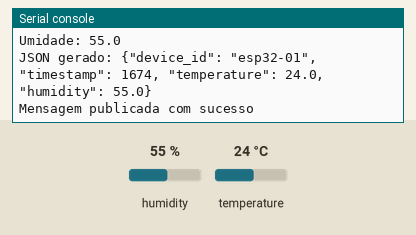
Bench run of a program on a simulated ESP32 board running MicroPython. Shown: the last lines printed to the serial console. Wiring (from the project's diagram.json): DHT22 sensor on GPIO 4. The test bench sets the inputs (shaded band); at power-on: humidity 55 %, temperature 24 °C. WiFi joins after 1.5 s; no MQTT or app messages arrive unless stated; values from a settings file that is not in the repository are placeholders.

Above: at 2.7 s.
2.8 s: humidity set to 22 %
At 5.5 s:
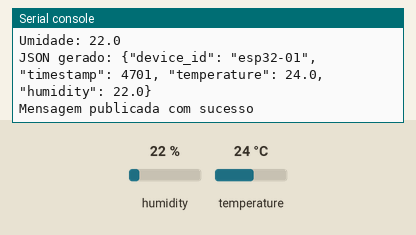
6.7 s: temperature set to 12 °C
At 8.7 s:
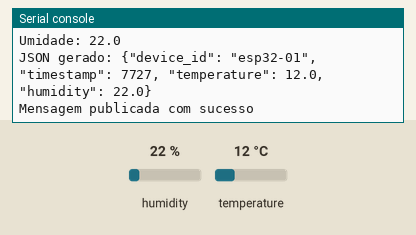
10.6 s: humidity set to 40 %
At 11.9 s:
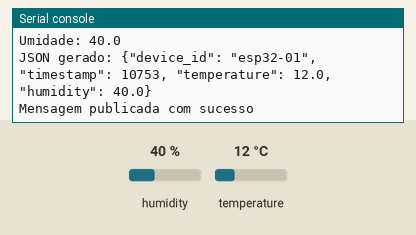
Timing chart, 0 to 13.6 s (numbered marks = the images above; inputs shaded):
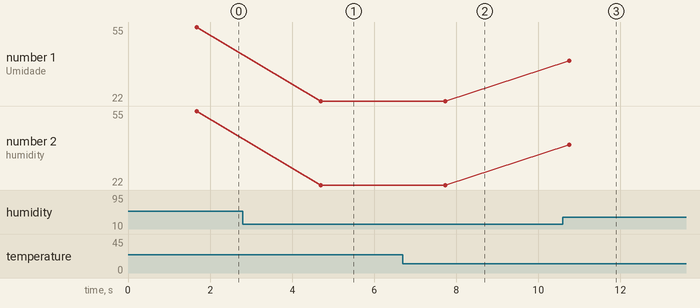

Measured:
- after the input at 2.8 s, the serial console: prints a new line after 1.9 s (image 1)
- after the input at 6.7 s, the serial console: prints a new line after 1.0 s (image 2)
- after the input at 10.6 s, the serial console: prints a new line after 0.15 s (image 3)
- plotted number 1: 55 → 22 after the input at 2.8 s, 22 → 40 after the input at 10.6 s
- plotted number 2: 55 → 22 after the input at 2.8 s, 22 → 40 after the input at 10.6 s

The program:

main.py
```python
import os
import network
import time
import json
import dht
from machine import Pin
from umqtt.simple import MQTTClient
from secrets import MQTT_USER, MQTT_PASSWORD

# ── Configurações ─────────────────────────────────────────────────────────────

SSID     = "Wokwi-GUEST"
PASSWORD = ""

MQTT_BROKER    = "d10f080e92054ccf9261241b924702f1.s1.eu.hivemq.cloud"
MQTT_PORT      = 8883
MQTT_CLIENT_ID = "esp32-01"
MQTT_TOPIC     = b"building-blocks/dados"

SEND_INTERVAL = 3  # segundos

# ── Sensor ────────────────────────────────────────────────────────────────────

sensor = dht.DHT22(Pin(4))

# ── WiFi ──────────────────────────────────────────────────────────────────────

def connect_wifi():
    wlan = network.WLAN(network.STA_IF)
    wlan.active(True)
    wlan.connect(SSID, PASSWORD)

    print("Conectando ao WiFi", end="")
    while not wlan.isconnected():
        time.sleep(0.5)
        print(".", end="")

    print("\nWiFi conectado!")
    print("IP:", wlan.ifconfig()[0])

# ── Sensor ────────────────────────────────────────────────────────────────────

def read_sensor():
    try:
        sensor.measure()
        temperature = sensor.temperature()
        humidity    = sensor.humidity()
        print(f"Temperatura: {temperature}")
        print(f"Umidade: {humidity}")
        return temperature, humidity
    except Exception as e:
        print("Erro ao ler DHT22:", e)
        return None, None

# ── JSON ──────────────────────────────────────────────────────────────────────

def build_json(temperature, humidity):
    payload = {
        "device_id":   "esp32-01",
        "timestamp":   time.ticks_ms(), # type: ignore
        "temperature": round(temperature, 2),
        "humidity":    round(humidity, 2),
    }
    result = json.dumps(payload)
    print("JSON gerado:", result)
    return result

# ── MQTT ──────────────────────────────────────────────────────────────────────

def connect_mqtt():
    client = MQTTClient(
        client_id = MQTT_CLIENT_ID,
        server    = MQTT_BROKER,
        port      = MQTT_PORT,
        user      = MQTT_USER,
        password  = MQTT_PASSWORD,
        ssl       = True,
        ssl_params = {"server_hostname": MQTT_BROKER},
    )

    print("Conectando ao broker MQTT...")
    client.connect()
    print("Conectado!")
    return client

def publish(client, payload):
    try:
        client.publish(MQTT_TOPIC, payload.encode())
        print("Mensagem publicada com sucesso")
    except Exception as e:
        print("Falha ao publicar:", e)
        raise  # sobe o erro para reconectar no loop

# ── Main ──────────────────────────────────────────────────────────────────────

def main():
    connect_wifi()

    client = None

    while True:
        if client is None:
            try:
                client = connect_mqtt()
            except Exception as e:
                print("Falha na conexão MQTT:", e)
                time.sleep(5)
                continue

        temperature, humidity = read_sensor()

        if temperature is not None:
            payload = build_json(temperature, humidity)
            try:
                publish(client, payload)
            except Exception:
                client = None  # força reconexão no próximo ciclo

        time.sleep(SEND_INTERVAL)

main()
```
